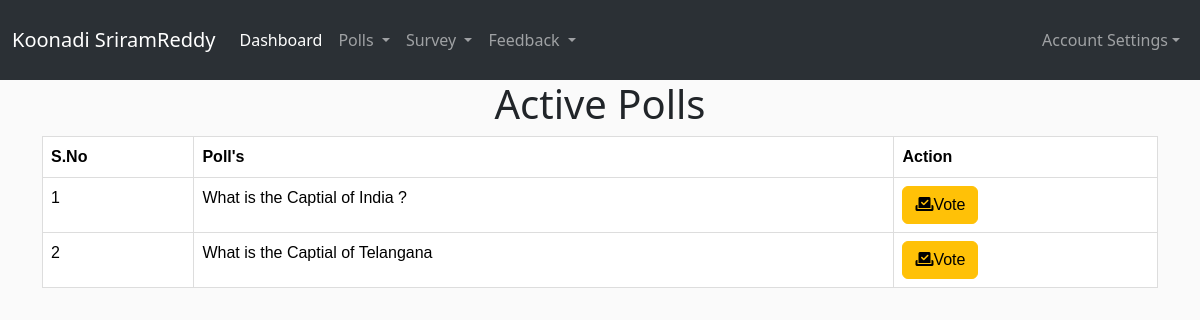
Before: /1/active_polls_list/ with the older database file.
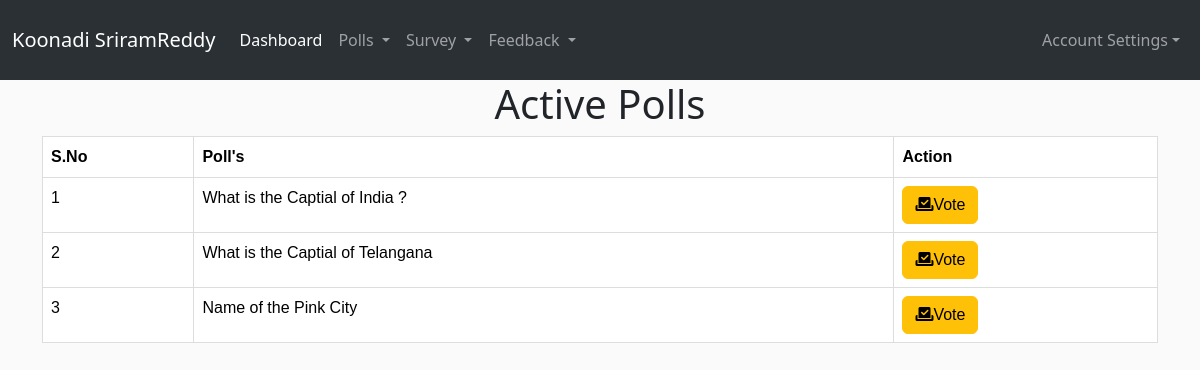
After: the same page with the newer database file.
### accounts/models.py (models this page shows, shortened)
class Poll(models.Model):
    question = models.CharField(max_length=255)
    start_time = models.DateTimeField()
    end_time = models.DateTimeField()
    admin = models.ForeignKey(User, on_delete=models.CASCADE)

### VotingProject/views.py (the view)
# urls.py: path('<str:voter_id>/active_polls_list/', views.active_polls_list, name="active_polls_list"),
def active_polls_list(request,voter_id):
    voter = Voter.objects.select_related('organization').get(id=voter_id)
    active_polls = Poll.objects.all()
    return render(request, 'voter/active_polls.html', {'active_polls': active_polls,'voter':voter})

### templates/voter/active_polls.html (shortened to what this page needs)
{% extends 'voter/voter_base.html' %}
{% load static %}
{% block content %}
<link href="//netdna.bootstrapcdn.com/twitter-bootstrap/2.3.2/css/bootstrap-combined.no-icons.min.css" rel="stylesheet">
<link href="//netdna.bootstrapcdn.com/font-awesome/3.2.1/css/font-awesome.css" rel="stylesheet">
<body>
  <h1 style="text-align:center">Active Polls</h1>
  <div class="container">
  <table class="table table-hover">
    <tr>
      <th>S.No</th>
      <th>Poll's</th>
      <th>Action</th>
    </tr>
    {% for poll in active_polls %}
    <td>{{ forloop.counter}}</td>
    <td>{{ poll.question }}</td>
    <td><a href="{% url 'vote_poll' voter_id=voter.id poll_id=poll.id %}" class="btn btn-warning"><i class='fas fa-vote-yea'></i>Vote</a></td>
    {% endfor %}
  </table>
</body>
{% endblock %}

Changed rows visible on the page:
added Poll: question "Name of the Pink City"
